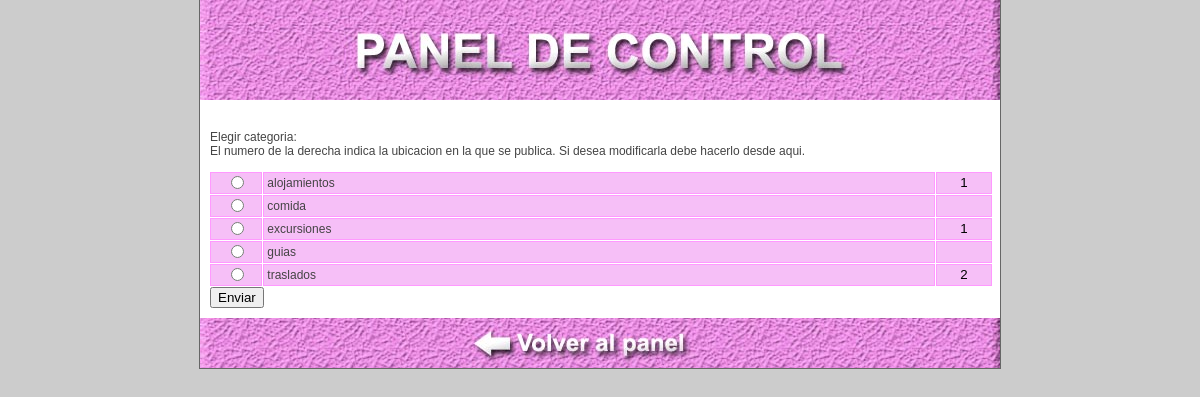
The app's page /utilidades/modifica_categoria.php (signed in) with its own data.
### tables this page shows
CREATE TABLE IF NOT EXISTS `categoria` (
  `clave` smallint(4) unsigned NOT NULL auto_increment,
  `nombre_categoria` char(100) default NULL,
  `foto_categoria` char(100) default NULL,
  `texto_categoria` text,
  `publica_categoria` char(3) default NULL,
  `ubicacion_categoria` tinyint(3) unsigned default NULL,
  PRIMARY KEY  (`clave`),
  KEY `clave` (`clave`,`nombre_categoria`,`foto_categoria`)
);

### utilidades/modifica_categoria.php (the view, shortened to what this page needs)
<!DOCTYPE html>
<html xmlns="http://www.w3.org/1999/xhtml">
<head lang="es">
<link href="hoja.css" type="text/css" rel="stylesheet">
</head>
<body>
         <div class="global" >
<div style="width:800px;height:100px;background-image:url(imagenes/encabezado.jpg);margin-bottom:20px"></div>
<div style="padding:10px">
<?php
if($_POST["clave_categoria"]==""){
echo "<div>";
echo "<form method='post' action='$_SERVER[php_self]' enctype='multipart/form-data'>";
$sql = mysql_query("select * from categoria  order by nombre_categoria asc");
$cta_sql = mysql_num_rows($sql);
echo "Elegir categoria:<br>";
echo "El numero de la derecha indica la ubicacion en la que se publica. Si desea modificarla debe hacerlo desde aqui.<br><br>";
for($c=1;$c<=$cta_sql;$c++){
$lee_sql = mysql_fetch_assoc($sql);
if($lee_sql["publica_categoria"]=="si"){
$clave = $lee_sql["clave"];
$nombre_categoria = $lee_sql["nombre_categoria"];
echo "<div class='recuadro' style='width:50px'>";
echo "<input type='radio' name='clave_categoria' value='$clave'>";
echo "</div>";
echo "<div class='recuadro' style='width:670px;text-align:left'>";
echo  "&nbsp;".$nombre_categoria;
echo "</div>";
echo "<div  style='width:50px;float:left'>";
echo "<input type='text' name='ubicacion_categoria$c' value='$lee_sql[ubicacion_categoria]' class='recuadro' style='width:50px;height:18px'>";
echo "</div>";
}
}
echo "<input type='submit' value='Enviar'>";
echo "</form>";
echo "</div>";
}
?>
</div>
<div style="width:800px;height:50px;background-image:url(imagenes/volver.jpg);margin-bottom:0px;cursor:pointer" onclick="location.href='panel.php'"></div>
       </div>
</body>
</html>

### utilidades/hoja.css (style rules this page uses)
body { margin-left:0px; margin-right:0px; margin-bottom:0px; margin-top:0px; background-color:#FF99FF; font-family:arial; background-color:#cccccc; font-size:12px; color:#444444; }
.global { width:800px; margin: 0px auto; background-color:#FFFFFF; border-right-width: 1px; border-bottom-width: 1px; border-left-width: 1px; border-right-style: solid; border-bottom-style: solid; border-left-style: solid; border-top-color: #666666; border-right-color: #666666; border-bottom-color: #666666; border-left-color: #666666; }
.recuadro { float:left; text-align:center; height:20px; line-height:20px; border: 1px solid #FF99FF; margin-right:1px; margin-bottom:1px; background-color:#F6BFF7 }

### records on screen
categoria: nombre_categoria "alojamientos", ubicacion_categoria "1"
categoria: nombre_categoria "comida"
categoria: nombre_categoria "excursiones", ubicacion_categoria "1"
categoria: nombre_categoria "guias"
categoria: nombre_categoria "traslados", ubicacion_categoria "2"
